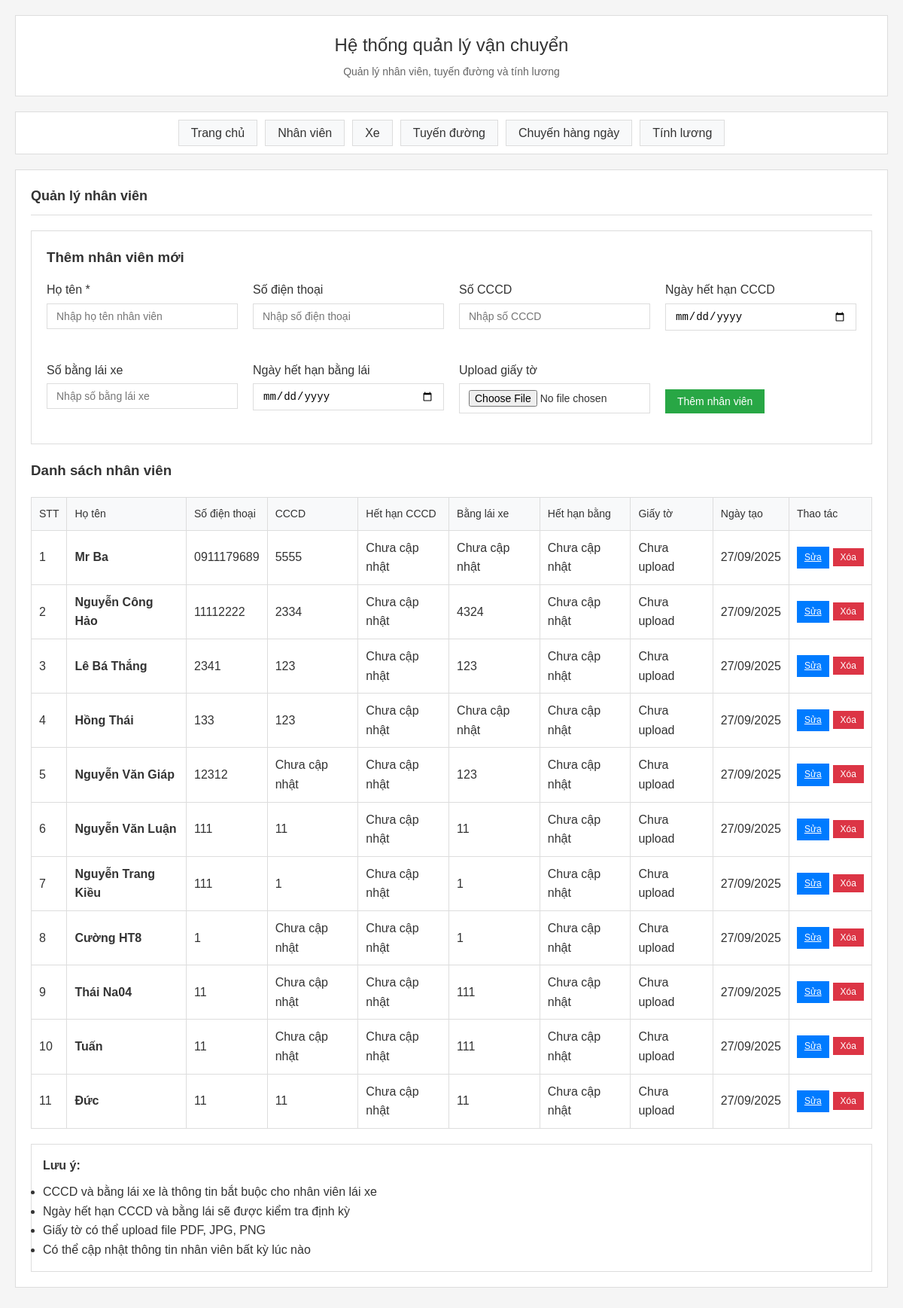
The page /employees on the database its author committed.
### main.py (models this page shows)
class Employee(Base):
    __tablename__ = "employees"
    id = Column(Integer, primary_key=True, index=True)
    name = Column(String, nullable=False)
    phone = Column(String)
    cccd = Column(String)  # Số CCCD
    cccd_expiry = Column(Date)  # Ngày hết hạn CCCD
    driving_license = Column(String)  # Số bằng lái xe
    license_expiry = Column(Date)  # Ngày hết hạn bằng lái
    documents = Column(String)  # Đường dẫn file upload giấy tờ
    status = Column(Integer, default=1)  # 1: Active, 0: Inactive
    created_at = Column(DateTime, default=datetime.utcnow)

### main.py (the view)
@app.get("/employees", response_class=HTMLResponse)
async def employees_page(request: Request, db: Session = Depends(get_db)):
    employees = db.query(Employee).filter(Employee.status == 1).all()
    return templates.TemplateResponse("employees.html", {"request": request, "employees": employees})

### templates/employees.html (shortened to what this page needs)
{% extends "base.html" %}
{% block content %}
<h2>Quản lý nhân viên</h2>
<div style="background: white; padding: 20px; border: 1px solid #ddd; margin-bottom: 20px;">
    <h3 style="margin-bottom: 15px;">Thêm nhân viên mới</h3>
    <form method="post" action="/employees/add" enctype="multipart/form-data" style="display: grid; grid-template-columns: repeat(auto-fit, minmax(250px, 1fr)); gap: 20px;">
        <div class="form-group">
            <label for="name">Họ tên *</label>
            <input type="text" id="name" name="name" required placeholder="Nhập họ tên nhân viên">
        </div>
        <div class="form-group">
            <label for="phone">Số điện thoại</label>
            <input type="text" id="phone" name="phone" placeholder="Nhập số điện thoại">
        </div>
        <div class="form-group">
            <label for="cccd">Số CCCD</label>
            <input type="text" id="cccd" name="cccd" placeholder="Nhập số CCCD">
        </div>
        <div class="form-group">
            <label for="cccd_expiry">Ngày hết hạn CCCD</label>
            <input type="date" id="cccd_expiry" name="cccd_expiry">
        </div>
        <div class="form-group">
            <label for="driving_license">Số bằng lái xe</label>
            <input type="text" id="driving_license" name="driving_license" placeholder="Nhập số bằng lái xe">
        </div>
        <div class="form-group">
            <label for="license_expiry">Ngày hết hạn bằng lái</label>
            <input type="date" id="license_expiry" name="license_expiry">
        </div>
        <div class="form-group">
            <label for="documents">Upload giấy tờ</label>
            <input type="file" id="documents" name="documents" accept=".pdf,.jpg,.jpeg,.png">
        </div>
        <div class="form-group" style="display: flex; align-items: end;">
            <button type="submit" class="btn btn-success">Thêm nhân viên</button>
        </div>
    </form>
</div>
<h3>Danh sách nhân viên</h3>
{% if employees %}
<table class="table">
    <thead>
        <tr>
            <th>STT</th>
            <th>Họ tên</th>
            <th>Số điện thoại</th>
            <th>CCCD</th>
            <th>Hết hạn CCCD</th>
            <th>Bằng lái xe</th>
            <th>Hết hạn bằng</th>
            <th>Giấy tờ</th>
            <th>Ngày tạo</th>
            <th>Thao tác</th>
        </tr>
    </thead>
    <tbody>
        {% for employee in employees %}
        <tr>
            <td>{{ loop.index }}</td>
            <td><strong>{{ employee.name }}</strong></td>
            <td>{{ employee.phone or 'Chưa cập nhật' }}</td>
            <td>{{ employee.cccd or 'Chưa cập nhật' }}</td>
            <td>{{ employee.cccd_expiry.strftime('%d/%m/%Y') if employee.cccd_expiry else 'Chưa cập nhật' }}</td>
            <td>{{ employee.driving_license or 'Chưa cập nhật' }}</td>
            <td>{{ employee.license_expiry.strftime('%d/%m/%Y') if employee.license_expiry else 'Chưa cập nhật' }}</td>
            <td>
                {% if employee.documents %}
                    <a href="/static/uploads/{{ employee.documents }}" target="_blank" style="color: #007bff;">Xem giấy tờ</a>
                {% else %}
                    Chưa upload
                {% endif %}
            </td>
            <td>{{ employee.created_at.strftime('%d/%m/%Y') }}</td>
            <td>
                <div style="display: flex; gap: 5px;">
                    <a href="/employees/edit/{{ employee.id }}" class="btn btn-sm btn-primary" style="padding: 5px 10px; font-size: 12px;">Sửa</a>
                    <form method="post" action="/employees/delete/{{ employee.id }}" style="display: inline;" onsubmit="return confirm('Bạn có chắc chắn muốn xóa nhân viên này?')">
                        <button type="submit" class="btn btn-sm btn-danger" style="padding: 5px 10px; font-size: 12px;">Xóa</button>
                    </form>
                </div>
            </td>
        </tr>
        {% endfor %}
    </tbody>
</table>
{% else %}
<div style="text-align: center; padding: 30px; color: #666;">
    <h3>Chưa có nhân viên nào</h3>
    <p>Hãy thêm nhân viên đầu tiên bằng form bên trên</p>
</div>
{% endif %}
<div style="margin-top: 20px; padding: 15px; background: white; border: 1px solid #ddd;">
    <h4 style="margin-bottom: 10px;">Lưu ý:</h4>
    <ul style="line-height: 1.6;">
        <li>CCCD và bằng lái xe là thông tin bắt buộc cho nhân viên lái xe</li>
        <li>Ngày hết hạn CCCD và bằng lái sẽ được kiểm tra định kỳ</li>
        <li>Giấy tờ có thể upload file PDF, JPG, PNG</li>
        <li>Có thể cập nhật thông tin nhân viên bất kỳ lúc nào</li>
    </ul>
</div>
{% endblock %}

### templates/base.html (shortened to what this page needs)
<!DOCTYPE html>
<html lang="vi">
<head>
    <link rel="stylesheet" href="/static/style.css">
</head>
<body>
    <div class="container">
        <div class="header">
            <h1>Hệ thống quản lý vận chuyển</h1>
            <p>Quản lý nhân viên, tuyến đường và tính lương</p>
        </div>
        <nav class="nav">
            <ul>
                <li><a href="/">Trang chủ</a></li>
                <li><a href="/employees">Nhân viên</a></li>
                <li><a href="/vehicles">Xe</a></li>
                <li><a href="/routes">Tuyến đường</a></li>
                <li><a href="/daily-new">Chuyến hàng ngày</a></li>
                <li><a href="/salary">Tính lương</a></li>
            </ul>
        </nav>
        <main class="content">
            {% block content %}{% endblock %}
        </main>
    </div>
</body>
</html>

### static/style.css (style rules this page uses)
* { margin: 0; padding: 0; box-sizing: border-box; }
body { font-family: Arial, sans-serif; background-color: #f5f5f5; color: #333; line-height: 1.6; }
.container { max-width: 1200px; margin: 0 auto; padding: 20px; }
.header { background: white; border: 1px solid #ddd; padding: 20px; margin-bottom: 20px; text-align: center; }
.header h1 { color: #333; font-size: 24px; margin-bottom: 5px; font-weight: normal; }
.header p { color: #666; font-size: 14px; }
.nav { background: white; border: 1px solid #ddd; padding: 15px; margin-bottom: 20px; }
.nav ul { list-style: none; display: flex; justify-content: center; flex-wrap: wrap; gap: 10px; }
.nav a { text-decoration: none; color: #333; padding: 8px 16px; background: #f8f9fa; border: 1px solid #ddd; transition: background-color 0.2s; }
.content { background: white; border: 1px solid #ddd; padding: 20px; margin-bottom: 20px; }
.content h2 { color: #333; margin-bottom: 20px; font-size: 18px; border-bottom: 1px solid #ddd; padding-bottom: 10px; }
.form-group { margin-bottom: 20px; }
.form-group label { display: block; margin-bottom: 5px; font-weight: normal; color: #333; }
.form-group input, .form-group select { width: 100%; padding: 8px 12px; border: 1px solid #ddd; font-size: 14px; background: white; }
.btn { background: #007bff; color: white; padding: 8px 16px; border: none; font-size: 14px; cursor: pointer; transition: background-color 0.2s; }
.btn-success { background: #28a745; }
.btn-danger { background: #dc3545; }
.table { width: 100%; border-collapse: collapse; margin-top: 20px; background: white; border: 1px solid #ddd; }
.table th, .table td { padding: 10px; text-align: left; border-bottom: 1px solid #ddd; border-right: 1px solid #ddd; }
.table th { background: #f8f9fa; color: #333; font-weight: normal; font-size: 14px; }

### rows shown on the page
Employee: name "Mr Ba", phone "0911179689", cccd "5555", cccd_expiry "Chưa cập nhật", driving_license "Chưa cập nhật", license_expiry "Chưa cập nhật", shows "Chưa upload", created_at "27/09/2025"
Employee: name "Nguyễn Công Hảo", phone "11112222", cccd "2334", cccd_expiry "Chưa cập nhật", driving_license "4324", license_expiry "Chưa cập nhật", shows "Chưa upload", created_at "27/09/2025"
Employee: name "Lê Bá Thắng", phone "2341", cccd "123", cccd_expiry "Chưa cập nhật", driving_license "123", license_expiry "Chưa cập nhật", shows "Chưa upload", created_at "27/09/2025"
Employee: name "Hồng Thái", phone "133", cccd "123", cccd_expiry "Chưa cập nhật", driving_license "Chưa cập nhật", license_expiry "Chưa cập nhật", shows "Chưa upload", created_at "27/09/2025"
Employee: name "Nguyễn Văn Giáp", phone "12312", cccd "Chưa cập nhật", cccd_expiry "Chưa cập nhật", driving_license "123", license_expiry "Chưa cập nhật", shows "Chưa upload", created_at "27/09/2025"
Employee: name "Nguyễn Văn Luận", phone "111", cccd "11", cccd_expiry "Chưa cập nhật", driving_license "11", license_expiry "Chưa cập nhật", shows "Chưa upload", created_at "27/09/2025"
Employee: name "Nguyễn Trang Kiều", phone "111", cccd "1", cccd_expiry "Chưa cập nhật", driving_license "1", license_expiry "Chưa cập nhật", shows "Chưa upload", created_at "27/09/2025"
Employee: name "Cường HT8", phone "1", cccd "Chưa cập nhật", cccd_expiry "Chưa cập nhật", driving_license "1", license_expiry "Chưa cập nhật", shows "Chưa upload", created_at "27/09/2025"
Employee: name "Thái Na04", phone "11", cccd "Chưa cập nhật", cccd_expiry "Chưa cập nhật", driving_license "111", license_expiry "Chưa cập nhật", shows "Chưa upload", created_at "27/09/2025"
Employee: name "Tuấn", phone "11", cccd "Chưa cập nhật", cccd_expiry "Chưa cập nhật", driving_license "111", license_expiry "Chưa cập nhật", shows "Chưa upload", created_at "27/09/2025"
Employee: name "Đức", phone "11", cccd "11", cccd_expiry "Chưa cập nhật", driving_license "11", license_expiry "Chưa cập nhật", shows "Chưa upload", created_at "27/09/2025"
